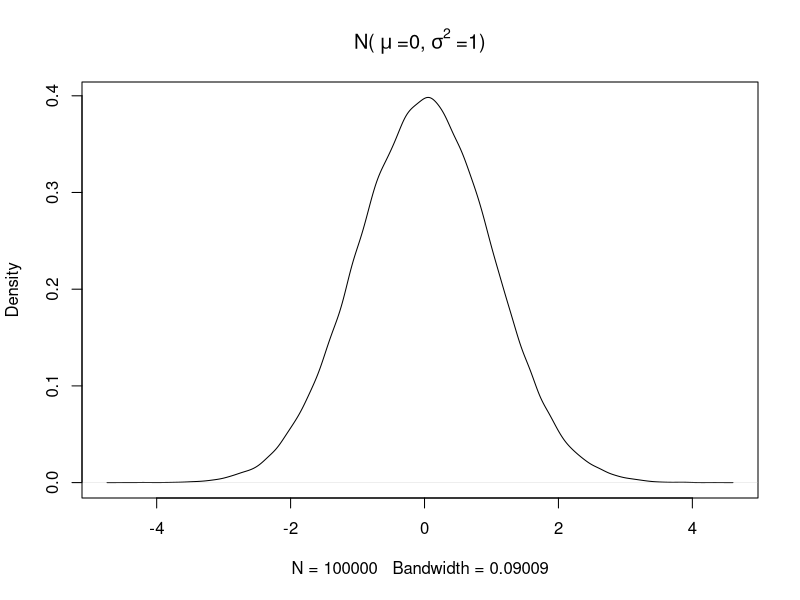
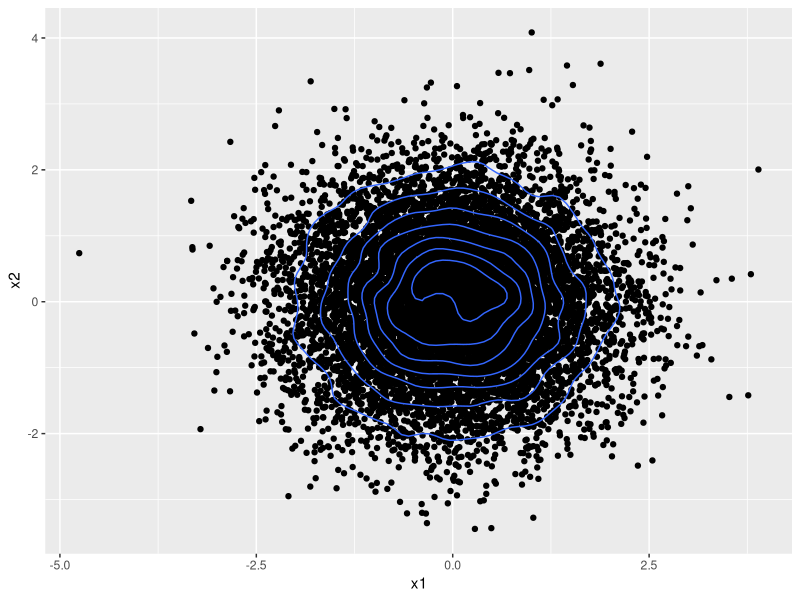

R code for these plots, in order: (Note: this script raises an error after producing the figures.)
## ---- chunk 1
knitr::opts_chunk$set(echo = TRUE)
## ---- chunk 2
set.seed(0)
plot(density(rnorm(100000)),main = bquote("N("~mu~"=0,"~sigma^2~"=1)"))
## ---- chunk 3
library(ggplot2)
df = data.frame(x= rnorm(10000),y =rnorm(10000))
ggplot(df,aes(x=x,y=y)) + geom_point()+geom_density_2d()+labs(x='x1',y='x2')
## ---- chunk 4

gaussian_2d <- data.frame(rmvnorm(10000,mean= c(0,0),sigma = matrix(c(1,0.7,0.7,1),ncol=2)))
ggplot(gaussian_2d,aes(x=X1,y=X2)) + geom_point()+geom_density_2d() 

## ---- chunk 5
library(mvtnorm)
gaussian_2d <- data.frame(rmvnorm(10000,mean= c(0,0),sigma = matrix(c(1,-0.7,-0.7,1),ncol=2)))
ggplot(gaussian_2d,aes(x=X1,y=X2)) + geom_point()+geom_density_2d() 
## ---- chunk 6
library(gganimate)
library(tidyr)
library(dplyr)

#Select top 10 rows for visualization
viz_data <- head(gaussian_2d,10)
viz_data$set <- as.integer(c(1:10))
#Convert to long format
viz_data_long <- gather(viz_data,key='datapoint',value='y',-set) %>% arrange(set) %>% 
                    select(-datapoint) %>% 
                      mutate(x = rep(c(1,2),length(unique(viz_data_long$set)))) %>%
                        select(set,x,y)


ggplot(viz_data_long,aes(x=x,y=y,group=set)) + geom_point() + geom_line(col='cornflowerblue')+
  transition_time(set)


## ---- chunk 7
N  <- 10 # dimension of required cov matrix
cov_mat <- diag(N)

vec <- seq(1,0.1,by = -1/N)[2:N]

for(i in 1:(N-1)){
  cov_mat[i,(i+1):N] <- cov_mat[(i+1):N,i] <- vec[1:(N-i)]
}

rownames(cov_mat) <- colnames(cov_mat)<- paste0('X',c(1:10))
print(cov_mat)
## ---- chunk 8
gaussian_10d <- data.frame(rmvnorm(10,mean= rep(0,10),sigma = cov_mat))
viz_data <- gaussian_10d
viz_data$set <- as.integer(c(1:10))
#Convert to long format
viz_data_long <- gather(viz_data,key='datapoint',value='y',-set) %>% arrange(set) %>% 
                    select(-datapoint) %>% 
                      mutate(x = rep(c(1:10),length(unique(viz_data_long$set)))) %>%
                        select(set,x,y)


ggplot(viz_data_long,aes(x=x,y=y,group=set)) + geom_point() + geom_line(col='cornflowerblue')+
  transition_time(set)

## ---- chunk 9

plot(data.frame(x = c(1,1.5,3) , f = c(0.2,0.25,0.8)),xlim=c(0,5),ylim = c(0,1),pch=16)
text(x=c(1,1.5,3),y = c(0.25,0.3,0.85),labels=c('(x1,f1)','(x2,f2)','(x3,f3)'))
## ---- chunk 10
library(kernlab)
rbfkernel <- rbfdot(sigma = 0.1) # Set value of hyperparameter
point1 <- c(1)
point2 <- c(1.5)
point3 <- c(3)

K12 <- K21 <- rbfkernel(point1,point2)
K23 <- K32 <- rbfkernel(point2,point3)
K13 <- K31 <-rbfkernel(point1,point3)
K11 <- rbfkernel(point1,point1)
K22 <- rbfkernel(point2,point2)
K33 <- rbfkernel(point3,point3)


K <- matrix(c(K11,K12,K13,K21,K22,K23,K31,K32,K33),byrow=TRUE,nr=3)
print(K)

## ---- chunk 11
plot(data.frame(x = c(1,1.5,3) , f = c(0.2,0.25,0.8)),xlim=c(0,5),ylim = c(0,1),pch=16)
abline(v= 2.5,col='red')
text(x=c(1,1.5,3,2.15),y = c(0.25,0.3,0.85,0.5),labels=c('(x1,f1)','(x2,f2)','(x3,f3)','(x*=2.5,f*)'))
## ---- chunk 12

f <- c(0.2,0.25,0.8)

point_star <- c(2.5)

K1star <- Kstar1 <- rbfkernel(point1,point_star)
K2star <- Kstar2 <- rbfkernel(point2,point_star)
K3star <- Kstar3 <-rbfkernel(point3,point_star)
Kstarstar <- rbfkernel(point_star,point_star)

Kstar = c(K1star,K2star,K3star)
Kstar_t = t(Kstar)
K_inv = solve(K)

##The mean##
mu_star = Kstar_t%*%K_inv%*%f

##The  standard deviation##
sigma_star = sqrt(Kstarstar - Kstar_t%*%K_inv%*%Kstar)

print(paste0('Mean of f* = ',mu_star))
print(paste0('Standard deviation of f* = ',sigma_star))

## ---- chunk 13
plot(data.frame(x = c(1,1.5,3,point_star) , f = c(0.2,0.25,0.8,mu_star)),xlim=c(0,5),ylim = c(0,1),pch=16, col = c(rep('black',3),'green'))
arrows(point_star,mu_star - 1.96*sigma_star,point_star,mu_star + 1.96*sigma_star,length = 0.05,angle=90,
       code=3,col='green')


## ---- chunk 14

predict <- function(input){
  
  point_star <- input

  K1star <- Kstar1 <- rbfkernel(point1,point_star)
  K2star <- Kstar2 <- rbfkernel(point2,point_star)
  K3star <- Kstar3 <-rbfkernel(point3,point_star)
  Kstarstar <- rbfkernel(point_star,point_star)

  Kstar = c(K1star,K2star,K3star)
  Kstar_t = t(Kstar)
  K_inv = solve(K)

  ##The mean##
  mu_star = Kstar_t%*%K_inv%*%f

  ##The standard deviation##
  sigma_star = tryCatch(sqrt(Kstarstar - Kstar_t%*%K_inv%*%Kstar),
                        warning = function(e){0})
  
  return(c(mu_star,sigma_star))
}

##Vector of points to generate predictions on
x <- seq(0,5,by=0.1)

predictions <- sapply(x,predict)
mean <- predictions[1,]
#lower bound
lb <- predictions[1,] - 1.96*predictions[2,]
#upper bound
ub <-predictions[1,] + 1.96*predictions[2,]
#Bind together in a dataframe
preds <- data.frame(cbind(x,mean,lb,ub))
#Inputs
inputs <-  data.frame(x=c(point1,point2,point3),f=f)


ggplot(preds,aes(x=x,y=mean)) + 
  geom_ribbon(aes(x=x,ymin=lb,ymax=ub),fill='grey70')+
  geom_line(col='green')+
  geom_point(data=inputs,mapping=aes(x=x,y=f))+labs(y='y')
  
